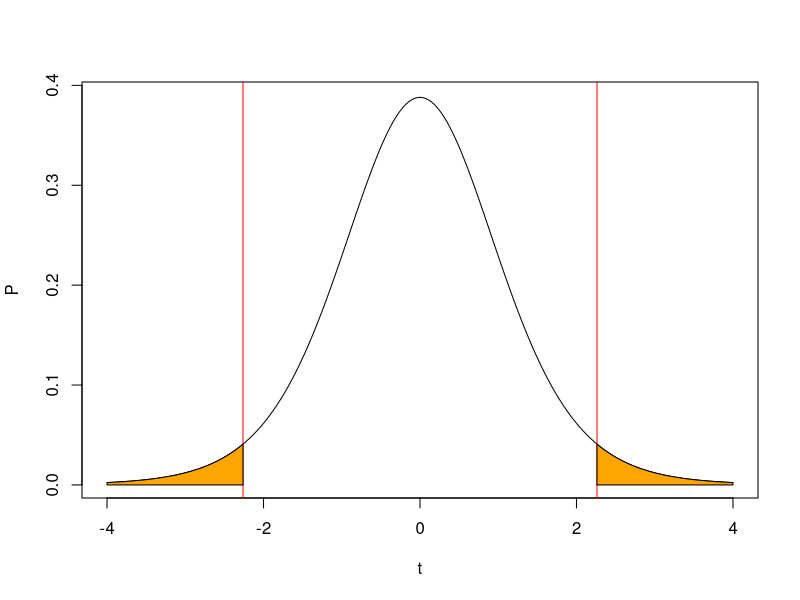

The R script that drew this image:
## ---- chunk 1
knitr::opts_chunk$set(echo = TRUE)
## ---- chunk 2
aids_df <- read.delim("../data/aids_dataset.txt", sep = " ")
## ---- chunk 3
head(aids_df)
## ---- chunk 4
sub_df <- aids_df[1:10, ]
## ---- chunk 5
sub_df$perc_benefit <- (sub_df$cd4_2 - sub_df$cd4_1) / sub_df$cd4_1 / (sub_df$week_2 - sub_df$week_1) * 100
sub_df
## ---- chunk 6
x_bar <- mean(sub_df$perc_benefit)
s_x <- sd(sub_df$perc_benefit)
## ---- chunk 7
x <- seq(from = -4, to = 4, length.out = 200)
plot(x, dt(x, 9), type = "l",
     xlab = "t", ylab = "P")
abline(v = c(qt(0.025, df = 10 - 1), -qt(0.025, df = 10 - 1)), col = "red")

t_crit <- -qt(0.025, df = 10 - 1)
x=seq(-4, -t_crit,length=200)
y=dt(x, df = 9)
polygon(c(-4, x, -t_crit),c(0,y,0),col="orange")

x=seq(t_crit, 4,length=200)
y=dt(x, df = 9)
polygon(c(t_crit, x, 4),c(0,y,0),col="orange")
## ---- chunk 8
qt(0.025, df = 10 - 1)
## ---- chunk 9
x_bar - 2.2622 * s_x / sqrt(10)
x_bar + 2.2622 * s_x / sqrt(10)
## ---- chunk 10
t.test(sub_df$perc_benefit, conf.level = .95)

res <- t.test(sub_df$perc_benefit, conf.level = .90)
res$conf.int
